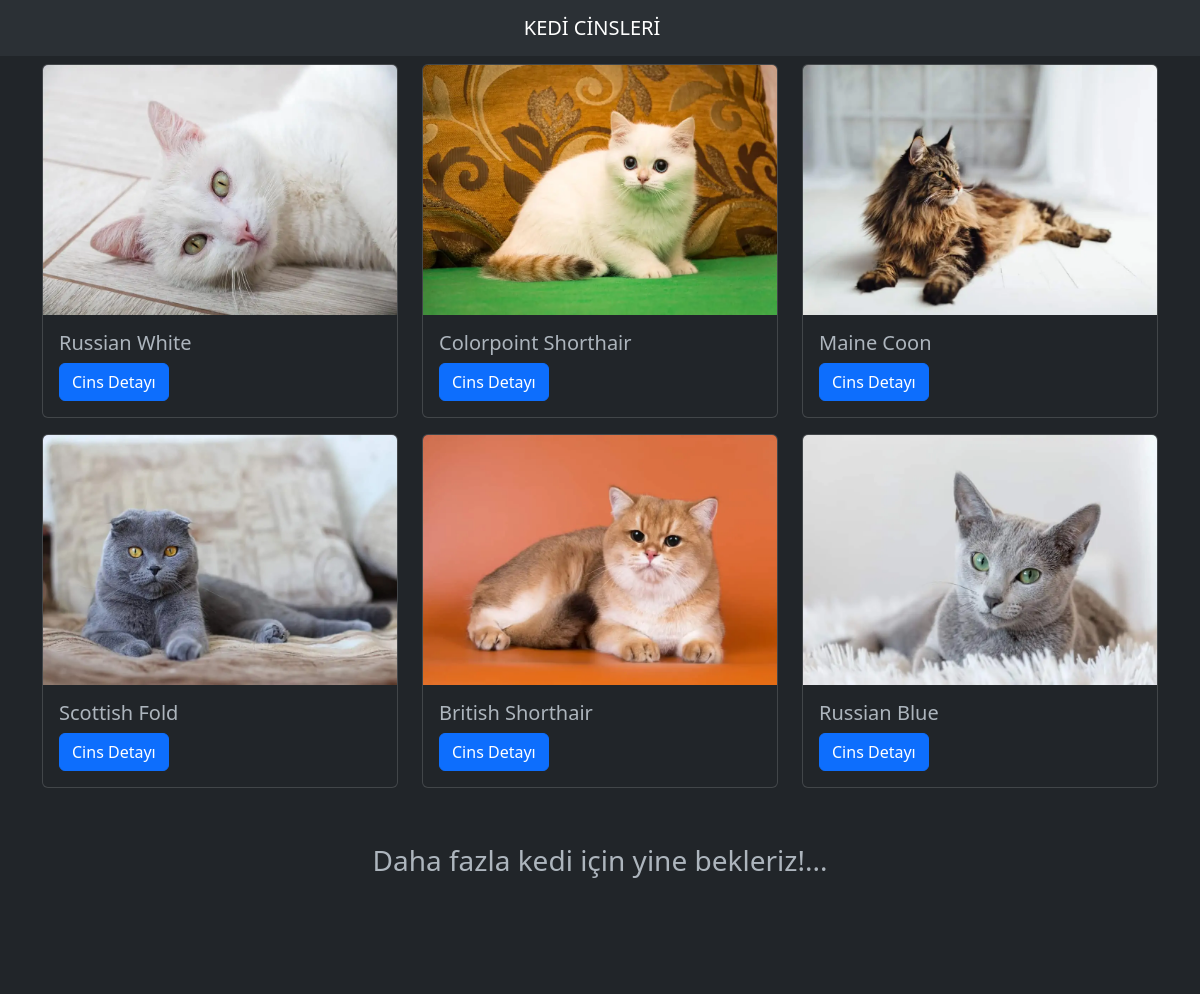
The page / on the database its author committed.
### kedicinsleri/models.py (models this page shows, shortened)
class KediCins(models.Model):
    isim = models.CharField(max_length=100)
    aciklama = models.TextField()
    karakter = models.TextField()
    fiziksel = models.TextField()
    beslenme = models.TextField()
    egitim = models.TextField()
    saglik = models.TextField()
    resim = models.FileField(upload_to='urunler/',null=True)

### kedicinsleri/views.py (the view)
# urls.py: path('',index,name='index'),
def index(request):
    kediCinsler=KediCins.objects.all
    context={
        'kedicinsleri':kediCinsler
    }
    return render(request,'index.html',context)

### kedicinsleri/templates/index.html (shortened to what this page needs)
<!DOCTYPE html>
<html lang="en">
<head>
    <link href="https://cdn.jsdelivr.net/npm/bootstrap@5.3.0-alpha3/dist/css/bootstrap.min.css" rel="stylesheet"
>
</head>
<body data-bs-theme="dark">
    <nav class="navbar bg-body-tertiary">
        <div class="container-fluid justify-content-center">
            <a class="navbar-brand">KEDİ CİNSLERİ</a>
        </div>
    </nav>
    <section>
        <div class="container">
            <div class="row">
                {% for cinsler in kedicinsleri %}
                <div class="col-md-4 col-12">
                    <div class="card my-2">
                        {% if cinsler.resim %}
                        <img src=" {{cinsler.resim.url}} " height="250" class="card-img-top" alt="...">
                        {% else %}
                        <p>Resim yok</p>
                        {% endif %}
                        <div class="card-body">
                            <h5 class="card-title"> {{cinsler.isim}} </h5>
                            <a href=" {% url 'detay' cinsler.id %} " class="btn btn-primary">Cins Detayı</a>
                        </div>
                    </div>
                </div>
                {% endfor %}
            </div>
        </div>
    </section>
    <footer>
        <div class="container-fluid bg-dark d-flex mt-5 justify-content-center" style="height: 150px;">
            <h3>Daha fazla kedi için yine bekleriz!...</h3>
        </div>
    </footer>
</body>
</html>

### rows shown on the page
KediCins: resim (picture), isim "Russian White"
KediCins: resim (picture), isim "Colorpoint Shorthair"
KediCins: resim (picture), isim "Maine Coon"
KediCins: resim (picture), isim "Scottish Fold"
KediCins: resim (picture), isim "British Shorthair"
KediCins: resim (picture), isim "Russian Blue"
